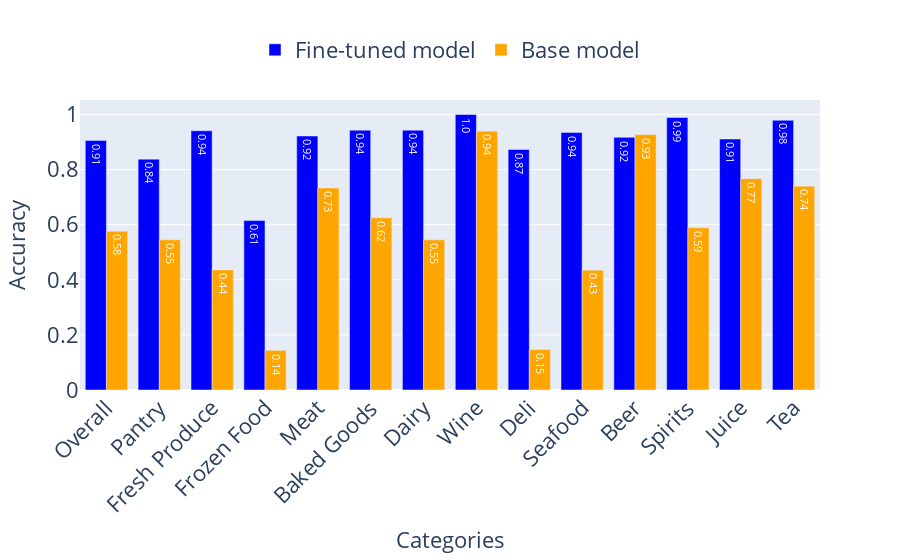
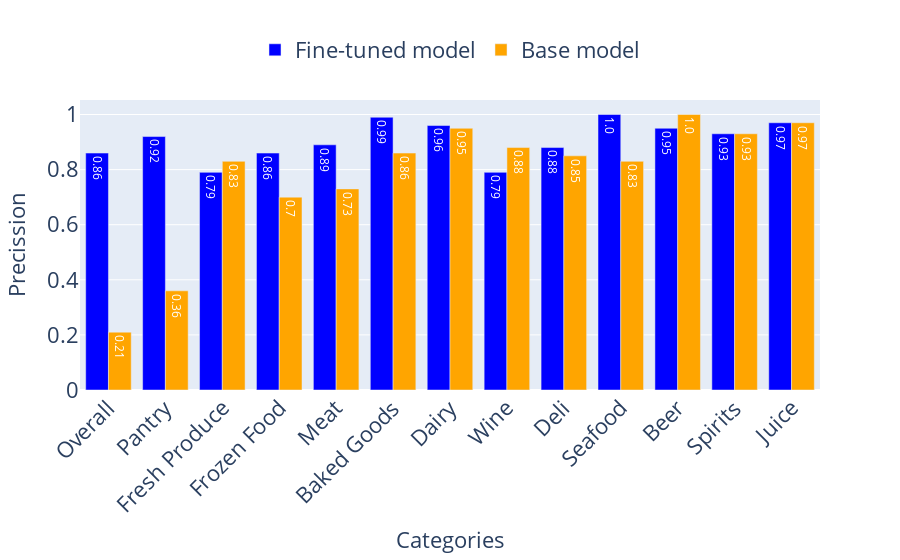
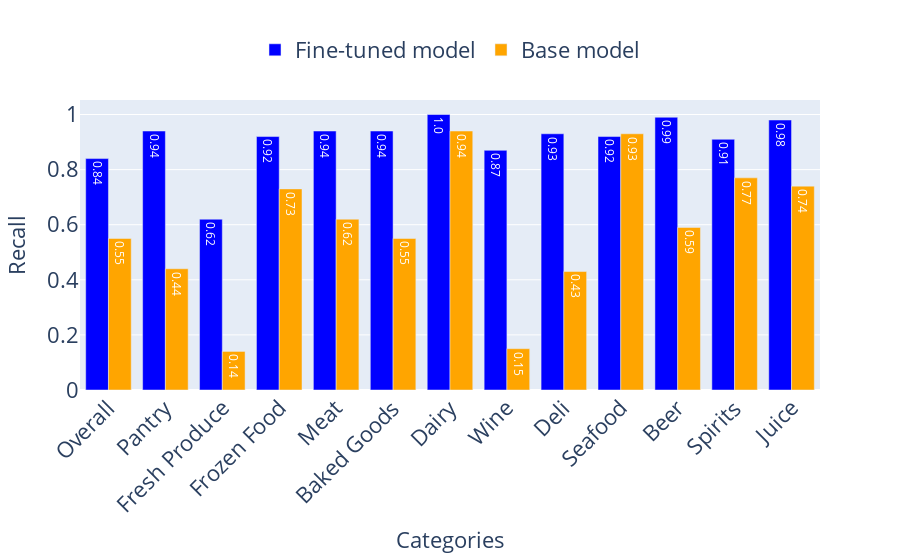

Here is the notebook cell these charts were saved with, in order:
### Markdown cell above
# Accuracy, precission and recall

### Code cell
def plot_barchart(labels,list,list_ft,task):

    list_rounded = [round(num, 2) for num in list]
    list_ft_rounded = [round(num, 2) for num in list_ft]

    fig = go.Figure(data=[
        go.Bar(name='Fine-tuned model', x=labels, y=list_ft, marker_color='blue',
               text=list_ft_rounded, textposition='inside', textfont=dict(color='white')),
        go.Bar(name='Base model', x=labels, y=list, marker_color='orange',
               text=list_rounded, textposition='inside', textfont=dict(color='white'))
    ])

    # Update the layout
    fig.update_layout(  
        xaxis_title='Categories',
        yaxis_title=task,
        barmode='group',
        xaxis_tickangle=-45,
        xaxis_tickfont=dict(size=22),
        yaxis_tickfont=dict(size=22),
        yaxis_title_font=dict(size=22),
        xaxis_title_font=dict(size=22),
        legend=dict(
            orientation="h",  # Horizontal legend
            yanchor="bottom",  # Align to the bottom of the legend
            y=1.1,  # Place it above the plot
            xanchor="center",  # Center the legend
            x=0.5,  # Place it in the middle of the plot
            font=dict(size=22)  
        )
    )

    # Show the figure
    return fig.show()

plot_barchart(labels,accuracy,accuracy_ft,'Accuracy')
plot_barchart(labels,precision,precision_ft,'Precission')
plot_barchart(labels,recall,recall_ft,'Recall')

### Figure 1 — Plotly figure (JSON) as saved in the notebook; plotly's stock layout.template omitted (floating-point values rounded to 4 significant figures)
{"data": [{"marker": {"color": "blue"}, "name": "Fine-tuned model", "text": ["0.91", "0.84", "0.94", "0.61", "0.92", "0.94", "0.94", "1.0", "0.87", "0.94", "0.92", "0.99", "0.91", "0.98"], "textfont": {"color": "white"}, "textposition": "inside", "type": "bar", "x": ["Overall", "Pantry", "Fresh Produce", "Frozen Food", "Meat", "Baked Goods", "Dairy", "Wine", "Deli", "Seafood", "Beer", "Spirits", "Juice", "Tea"], "y": [0.906, 0.838, 0.941, 0.615, 0.922, 0.943, 0.943, 1, 0.873, 0.935, 0.917, 0.989, 0.911, 0.979]}, {"marker": {"color": "orange"}, "name": "Base model", "text": ["0.58", "0.55", "0.44", "0.14", "0.73", "0.62", "0.55", "0.94", "0.15", "0.43", "0.93", "0.59", "0.77", "0.74"], "textfont": {"color": "white"}, "textposition": "inside", "type": "bar", "x": ["Overall", "Pantry", "Fresh Produce", "Frozen Food", "Meat", "Baked Goods", "Dairy", "Wine", "Deli", "Seafood", "Beer", "Spirits", "Juice", "Tea"], "y": [0.576, 0.545, 0.436, 0.144, 0.733, 0.625, 0.545, 0.939, 0.147, 0.435, 0.927, 0.589, 0.767, 0.74]}], "layout": {"barmode": "group", "legend": {"font": {"size": 22}, "orientation": "h", "x": 0.5, "xanchor": "center", "y": 1.1, "yanchor": "bottom"}, "xaxis": {"tickangle": -45, "tickfont": {"size": 22}, "title": {"font": {"size": 22}, "text": "Categories"}}, "yaxis": {"tickfont": {"size": 22}, "title": {"font": {"size": 22}, "text": "Accuracy"}}}}

### Figure 2 — Plotly figure (JSON) as saved in the notebook; plotly's stock layout.template omitted (floating-point values rounded to 4 significant figures)
{"data": [{"marker": {"color": "blue"}, "name": "Fine-tuned model", "text": ["0.86", "0.92", "0.79", "0.86", "0.89", "0.99", "0.96", "0.79", "0.88", "1.0", "0.95", "0.93", "0.97"], "textfont": {"color": "white"}, "textposition": "inside", "type": "bar", "x": ["Overall", "Pantry", "Fresh Produce", "Frozen Food", "Meat", "Baked Goods", "Dairy", "Wine", "Deli", "Seafood", "Beer", "Spirits", "Juice", "Tea"], "y": [0.86, 0.92, 0.79, 0.86, 0.89, 0.99, 0.96, 0.79, 0.88, 1, 0.95, 0.93, 0.97]}, {"marker": {"color": "orange"}, "name": "Base model", "text": ["0.21", "0.36", "0.83", "0.7", "0.73", "0.86", "0.95", "0.88", "0.85", "0.83", "1.0", "0.93", "0.97"], "textfont": {"color": "white"}, "textposition": "inside", "type": "bar", "x": ["Overall", "Pantry", "Fresh Produce", "Frozen Food", "Meat", "Baked Goods", "Dairy", "Wine", "Deli", "Seafood", "Beer", "Spirits", "Juice", "Tea"], "y": [0.21, 0.36, 0.83, 0.7, 0.73, 0.86, 0.95, 0.88, 0.85, 0.83, 1, 0.93, 0.97]}], "layout": {"barmode": "group", "legend": {"font": {"size": 22}, "orientation": "h", "x": 0.5, "xanchor": "center", "y": 1.1, "yanchor": "bottom"}, "xaxis": {"tickangle": -45, "tickfont": {"size": 22}, "title": {"font": {"size": 22}, "text": "Categories"}}, "yaxis": {"tickfont": {"size": 22}, "title": {"font": {"size": 22}, "text": "Precission"}}}}

### Figure 3 — Plotly figure (JSON) as saved in the notebook; plotly's stock layout.template omitted (floating-point values rounded to 4 significant figures)
{"data": [{"marker": {"color": "blue"}, "name": "Fine-tuned model", "text": ["0.84", "0.94", "0.62", "0.92", "0.94", "0.94", "1.0", "0.87", "0.93", "0.92", "0.99", "0.91", "0.98"], "textfont": {"color": "white"}, "textposition": "inside", "type": "bar", "x": ["Overall", "Pantry", "Fresh Produce", "Frozen Food", "Meat", "Baked Goods", "Dairy", "Wine", "Deli", "Seafood", "Beer", "Spirits", "Juice", "Tea"], "y": [0.84, 0.94, 0.62, 0.92, 0.94, 0.94, 1, 0.87, 0.93, 0.92, 0.99, 0.91, 0.98]}, {"marker": {"color": "orange"}, "name": "Base model", "text": ["0.55", "0.44", "0.14", "0.73", "0.62", "0.55", "0.94", "0.15", "0.43", "0.93", "0.59", "0.77", "0.74"], "textfont": {"color": "white"}, "textposition": "inside", "type": "bar", "x": ["Overall", "Pantry", "Fresh Produce", "Frozen Food", "Meat", "Baked Goods", "Dairy", "Wine", "Deli", "Seafood", "Beer", "Spirits", "Juice", "Tea"], "y": [0.55, 0.44, 0.14, 0.73, 0.62, 0.55, 0.94, 0.15, 0.43, 0.93, 0.59, 0.77, 0.74]}], "layout": {"barmode": "group", "legend": {"font": {"size": 22}, "orientation": "h", "x": 0.5, "xanchor": "center", "y": 1.1, "yanchor": "bottom"}, "xaxis": {"tickangle": -45, "tickfont": {"size": 22}, "title": {"font": {"size": 22}, "text": "Categories"}}, "yaxis": {"tickfont": {"size": 22}, "title": {"font": {"size": 22}, "text": "Recall"}}}}
